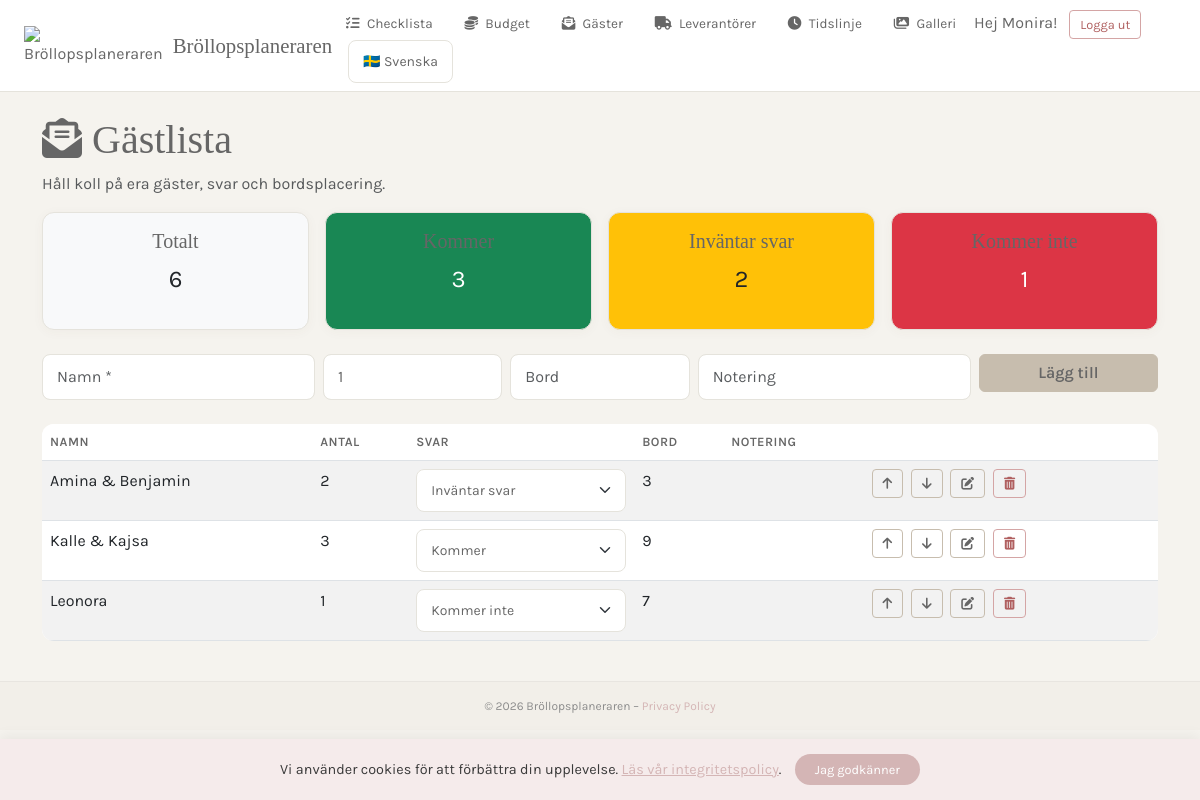
The app's page /checklist/gastlista/ (signed in) with its own data.
### planner/models.py (models this page shows, shortened)
class Gast(models.Model):
    SVAR = [
        ('invagen', 'Inväntar svar'),
        ('kommer', 'Kommer'),
        ('kommer_inte', 'Kommer inte'),
    ]
    user = models.ForeignKey(User, on_delete=models.CASCADE)
    brollop = models.ForeignKey(Brollop, on_delete=models.CASCADE, null=True, blank=True, related_name='%(class)s_items')
    namn = models.CharField(max_length=100)
    email = models.EmailField(blank=True)
    telefon = models.CharField(max_length=20, blank=True)
    antal = models.PositiveIntegerField(default=1)
    svar = models.CharField(max_length=15, choices=SVAR, default='invagen')
    bord = models.CharField(max_length=50, blank=True)
    notering = models.TextField(blank=True)
    skapad = models.DateTimeField(auto_now_add=True)
    ordning = models.PositiveIntegerField(default=0)  # NYTT!
    class Meta:
        ordering = ['ordning', 'namn']  # NYTT!

### planner/views.py (the view)
# urls.py: path('gastlista/', views.gastlista, name='gastlista'),
@login_required
def gastlista(request):
    gaster = Gast.objects.filter(user=request.user).order_by('ordning', 'namn')
    svar_alternativ = Gast.SVAR
    antal_kommer = sum(g.antal for g in gaster if g.svar == 'kommer')
    antal_invagen = sum(g.antal for g in gaster if g.svar == 'invagen')
    antal_kommer_inte = sum(g.antal for g in gaster if g.svar == 'kommer_inte')
    totalt_antal = sum(g.antal for g in gaster)
    edit_id = request.GET.get('edit')
    if edit_id:
        try:
            edit_id = int(edit_id)
        except:
            edit_id = None
    return render(request, 'planner/gastlista.html', {
        'gaster': gaster,
        'svar_alternativ': svar_alternativ,
        'antal_kommer': antal_kommer,
        'antal_invagen': antal_invagen,
        'antal_kommer_inte': antal_kommer_inte,
        'totalt_antal': totalt_antal,
        'edit_id': edit_id,
    })

### accounts/context_processors.py (called while the page is built)
def photographer_context(request):
    if request.user.is_authenticated:
        try:
            profil = Profil.objects.get(user=request.user)
            if profil.photographer:
                return {'photographer': profil.photographer}
        except Profil.DoesNotExist:
            pass
    return {'photographer': None}

### planner/templates/planner/gastlista.html (shortened to what this page needs)
{% extends 'accounts/base.html' %}
{% load i18n %}
{% block content %}
<h1><i class="fas fa-envelope-open-text"></i> {% trans "Gästlista" %}</h1>
<p class="text-muted">{% trans "Håll koll på era gäster, svar och bordsplacering." %}</p>
<div class="row g-3 mb-4">
    <div class="col-md-3">
        <div class="card bg-light">
            <div class="card-body text-center">
                <h5 class="card-title">{% trans "Totalt" %}</h5>
                <p class="fs-4">{{ totalt_antal }}</p>
            </div>
        </div>
    </div>
    <div class="col-md-3">
        <div class="card bg-success text-white">
            <div class="card-body text-center">
                <h5 class="card-title">{% trans "Kommer" %}</h5>
                <p class="fs-4">{{ antal_kommer }}</p>
            </div>
        </div>
    </div>
    <div class="col-md-3">
        <div class="card bg-warning">
            <div class="card-body text-center">
                <h5 class="card-title">{% trans "Inväntar svar" %}</h5>
                <p class="fs-4">{{ antal_invagen }}</p>
            </div>
        </div>
    </div>
    <div class="col-md-3">
        <div class="card bg-danger text-white">
            <div class="card-body text-center">
                <h5 class="card-title">{% trans "Kommer inte" %}</h5>
                <p class="fs-4">{{ antal_kommer_inte }}</p>
            </div>
        </div>
    </div>
</div>
<form method="post" action="{% url 'add_gast' %}" class="row g-2 mb-4">
    <div class="col-md-3">
        <input type="text" name="namn" class="form-control" placeholder="{% trans 'Namn *' %}" required>
    </div>
    <div class="col-md-2">
        <input type="number" name="antal" class="form-control" placeholder="{% trans 'Antal' %}" value="1" min="1">
    </div>
    <div class="col-md-2">
        <input type="text" name="bord" class="form-control" placeholder="{% trans 'Bord' %}">
    </div>
    <div class="col-md-3">
        <input type="text" name="notering" class="form-control" placeholder="{% trans 'Notering' %}">
    </div>
    <div class="col-md-2">
        <button type="submit" class="btn btn-primary w-100">{% trans "Lägg till" %}</button>
    </div>
</form>
<table class="table table-striped">
    <thead>
        <tr>
            <th>{% trans "Namn" %}</th>
            <th>{% trans "Antal" %}</th>
            <th>{% trans "Svar" %}</th>
            <th>{% trans "Bord" %}</th>
            <th>{% trans "Notering" %}</th>
            <th></th>
        </tr>
    </thead>
    <tbody>
        {% for gast in gaster %}
            <tr id="gast-{{ gast.id }}">
                {% if gast.id == edit_id %}
                <form method="post" action="{% url 'update_gast' gast.id %}" style="display: contents;">
                    {% csrf_token %}
                    <td>
                        <input type="text" name="namn" class="form-control form-control-sm" value="{{ gast.namn }}">
                    </td>
                    <td>
                        <input type="number" name="antal" class="form-control form-control-sm" value="{{ gast.antal }}" style="width: 70px;" min="1">
                    </td>
                    <td>
                        <select name="svar" class="form-select form-select-sm">
                            {% for value, name in svar_alternativ %}
                                <option value="{{ value }}" {% if gast.svar == value %}selected{% endif %}>{{ name }}</option>
                            {% endfor %}
                        </select>
                    </td>
                    <td>
                        <input type="text" name="bord" class="form-control form-control-sm" value="{{ gast.bord }}">
                    </td>
                    <td>
                        <input type="text" name="notering" class="form-control form-control-sm" value="{{ gast.notering }}">
                    </td>
                    <td style="white-space: nowrap;">
                        <button type="submit" class="btn btn-sm btn-success me-1" title="Spara"><i class="fas fa-check"></i></button>
                        <a href="{% url 'gastlista' %}" class="btn btn-sm btn-outline-secondary" title="Avbryt"><i class="fas fa-times"></i></a>
                    </td>
                </form>
                {% else %}
                <td>{{ gast.namn }}</td>
                <td>{{ gast.antal }}</td>
                <td>
                    <form method="post" action="{% url 'update_gast' gast.id %}" class="d-inline">
                        <select name="svar" class="form-select form-select-sm" onchange="this.form.submit()">
                            {% for value, name in svar_alternativ %}
                                <option value="{{ value }}" {% if gast.svar == value %}selected{% endif %}>{{ name }}</option>
                            {% endfor %}
                        </select>
                    </form>
                </td>
                <td>{{ gast.bord }}</td>
                <td>{{ gast.notering }}</td>
                <td style="white-space: nowrap;">
                    <a href="{% url 'move_gast_up' gast.id %}" class="btn btn-sm btn-outline-secondary me-1" title="Flytta upp"><i class="fas fa-arrow-up"></i></a>
                    <a href="{% url 'move_gast_down' gast.id %}" class="btn btn-sm btn-outline-secondary me-1" title="Flytta ner"><i class="fas fa-arrow-down"></i></a>
                    <a href="{% url 'gastlista' %}?edit={{ gast.id }}" class="btn btn-sm btn-outline-secondary me-1" title="Redigera"><i class="fas fa-pen-to-square"></i></a>
                    <a href="{% url 'delete_gast' gast.id %}" class="btn btn-sm btn-outline-danger" onclick="return confirm('Vill du radera denna gäst?')" title="Radera"><i class="fas fa-trash-can"></i></a>
                </td>
                {% endif %}
            </tr>
        {% empty %}
            <tr>
                <td colspan="6" class="text-center text-muted">✨ {% trans "Inga gäster ännu." %}</td>
            </tr>
        {% endfor %}
    </tbody>
</table>
{% endblock %}

### accounts/templates/accounts/base.html (shortened to what this page needs)
{% load static %}
{% load i18n %}
<!DOCTYPE html>
<html lang="sv">
<head>
    <link href="https://cdn.jsdelivr.net/npm/bootstrap@5.3.0/dist/css/bootstrap.min.css" rel="stylesheet">
    <link rel="stylesheet" href="https://cdnjs.cloudflare.com/ajax/libs/font-awesome/6.5.1/css/all.min.css">
</head>
<body>
    <nav class="navbar navbar-expand-lg navbar-light px-4" style="position: sticky; top: 0; z-index: 1000; {% if photographer %}background: {{ photographer.primary_color }} !important;{% else %}background: var(--white) !important;{% endif %}">
    <a href="{% url 'dashboard' %}" style="display: flex; align-items: center; text-decoration: none;">
        {% if photographer and photographer.logo %}
             <img src="{{ photographer.logo }}" alt="{{ photographer.name }}" style="height: 40px; margin-right: 10px;">
        {% else %}
            <img src="https://i.imgur.com/bOcT1Cx.jpeg" alt="Bröllopsplaneraren" style="height: 40px; margin-right: 10px;">
        {% endif %}
        <span style="font-family: 'Cormorant Garamond', serif; font-size: 1.3rem; {% if photographer %}color: white;{% else %}color: var(--text-dark);{% endif %}">
            {% if photographer %}{{ photographer.name }}{% else %}{% trans "Bröllopsplaneraren" %}{% endif %}
        </span>
    </a>
    <div class="collapse navbar-collapse" id="navbarNav">
        <div class="ms-auto">
            {% if user.is_authenticated %}
                <a href="{% url 'checklist' %}" class="nav-link-custom d-block d-lg-inline-block">
                    <i class="fas fa-list-check"></i> {% trans "Checklista" %}
                </a>
                <a href="{% url 'budget' %}" class="nav-link-custom d-block d-lg-inline-block">
                    <i class="fas fa-coins"></i> {% trans "Budget" %}
                </a>
                <a href="{% url 'gastlista' %}" class="nav-link-custom d-block d-lg-inline-block">
                    <i class="fas fa-envelope-open-text"></i> {% trans "Gäster" %}
                </a>
                <a href="{% url 'leverantorer' %}" class="nav-link-custom d-block d-lg-inline-block">
                    <i class="fas fa-truck"></i> {% trans "Leverantörer" %}
                </a>
                <a href="{% url 'tidslinje' %}" class="nav-link-custom d-block d-lg-inline-block">
                    <i class="fas fa-clock"></i> {% trans "Tidslinje" %}
                </a>
                <a href="{% url 'galleri' %}" class="nav-link-custom d-block d-lg-inline-block">
                    <i class="fas fa-images"></i> {% trans "Galleri" %}
                </a>
                            {% get_current_language as CURRENT_LANGUAGE %}
                <span class="d-none d-lg-inline me-2">{% trans "Hej" %} {{ user.username }}!</span>
                <form method="post" action="{% url 'logout' %}" class="d-inline">
                    <button type="submit" class="btn btn-outline-danger btn-sm d-block d-lg-inline-block mt-2 mt-lg-0">{% trans "Logga ut" %}</button>
                </form>
                <form action="{% url 'set_language' %}" method="post" class="d-none d-lg-inline ms-3">
                    <select name="language" class="form-select form-select-sm" onchange="this.form.submit()" style="width: auto; display: inline-block; background: var(--white); color: var(--text-dark); border: 1px solid var(--border); cursor: pointer;">
                        {% get_current_language as CURRENT_LANGUAGE %}
                        <option value="sv" {% if CURRENT_LANGUAGE == 'sv' %}selected{% endif %}>🇸🇪 Svenska</option>
                    </select>
                </form>
            {% endif %}
        </div>
    </div>
</nav>
    <div class="container mt-4">
        {% block content %}
        {% endblock %}
    </div>
<div id="cookie-banner" style="position: fixed; bottom: 0; left: 0; right: 0; background: #F5EBEB; padding: 15px 25px; text-align: center; box-shadow: 0 -4px 12px rgba(0,0,0,0.05); z-index: 9999; display: none; font-family: 'Karla', sans-serif; font-size: 0.9rem;">
    <p style="margin: 0; display: inline-block; color: #3A3A3A;">
        Vi använder cookies för att förbättra din upplevelse.
        <a href="/privacy" style="color: #D4B5B5; text-decoration: underline;">Läs vår integritetspolicy</a>.
    </p>
    <button onclick="acceptCookies()" style="background: #D4B5B5; color: white; border: none; padding: 6px 20px; border-radius: 20px; margin-left: 10px; cursor: pointer; font-family: 'Karla', sans-serif; font-size: 0.8rem;">
        Jag godkänner
    </button>
</div>
<footer style="background: #F2EFE9; padding: 15px 0; text-align: center; font-family: 'Karla', sans-serif; font-size: 0.75rem; color: #8C8C8C; border-top: 1px solid #E8E5E0; margin-top: 40px;">
    <p style="margin: 0;">
        © 2026 Bröllopsplaneraren –
        <a href="{% url 'privacy_policy' %}" style="color: #D4B5B5; text-decoration: none;">Privacy Policy</a>
    </p>
</footer>
</body>
</html>

### accounts/templates/accounts/base.html (style rules this page uses)
:root { --bg: #F5F3EE; --primary: #C7BDAE; --hover: #B4A390; --text-light: #888888; --text-dark: #666666; --white: #ffffff; --border: #e5e3dc; }
body { font-family: 'Karla', sans-serif; background: var(--bg); color: var(--text-dark); }
h1, h2, h3, h4, h5, .navbar-brand { font-family: 'Cormorant Garamond', serif; color: var(--text-dark); }
.navbar { background: var(--white) !important; border-bottom: 1px solid var(--border); }
.btn-outline-secondary { border-color: var(--primary); color: var(--text-dark); background: transparent; font-size: 0.8rem; padding: 4px 10px; }
.btn-outline-danger { border-color: #d4a5a5; color: #b06060; font-size: 0.8rem; padding: 4px 10px; }
.btn-primary { background: var(--primary); border-color: var(--primary); color: var(--text-dark); font-weight: 600; }
.card { background: var(--white); border: 1px solid var(--border); border-radius: 12px; box-shadow: 0 2px 12px rgba(99,73,53,0.04); }
.card h5 { color: var(--text-dark); }
.table { background: var(--white); border-radius: 12px; overflow: hidden; }
.table th { color: var(--text-dark); font-weight: 600; text-transform: uppercase; font-size: 0.8rem; letter-spacing: 0.5px; }
.form-control, .form-select { border: 1px solid var(--border); border-radius: 8px; padding: 10px 14px; color: var(--text-dark); }
a { color: var(--text-dark); }
body { overflow-x: hidden; width: 100%; }
.section, .hero, footer, .container-wide, .container-narrow, .container-medium { padding-left: 16px !important; padding-right: 16px !important; }
@media (min-width: 992px) { .nav-link-custom { display: inline-block; padding: 6px 12px; margin: 0 2px; border-radius: 8px; color: var(--text-dark); text-decoration: none; font-size: 0.85rem; transition: background 0.2s; } }
@media (min-width: 992px) { .nav-link-custom i { margin-right: 4px; } }

### records on screen
Gast: namn "Amina & Benjamin", antal "2", svar "Inväntar svar", bord "3"
Gast: namn "Kalle & Kajsa", antal "3", svar "Kommer", bord "9"
Gast: namn "Leonora", antal "1", svar "Kommer inte", bord "7"

### other values on screen
{{ user.username }} "Monira"
{{ totalt_antal }} "6"
{{ antal_kommer }} "3"
{{ antal_invagen }} "2"
{{ antal_kommer_inte }} "1"
